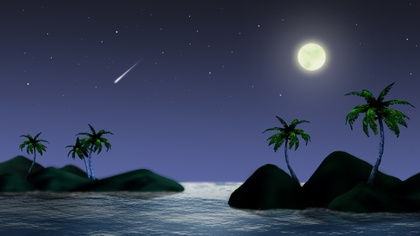
%> input picture assignmentB/b151220104/asset/image/moon.jpg, 420 x 236 px, shrunk from 1366 x 768 before the run
$ octave edge_test.m   (GNU Octave 9; MATLAB toolbox functions it lacks are replaced by stand-ins)
%> lines starting %> are read from the running program, lines starting %| are printed output that depends on the picture; in (x1, y1, x2, y2) boxes, pixels count from 0 and x2, y2 are one past the last pixel; in counts of white or black regions, pixels touching at a corner belong together; the program's own positions count from 1
%> further down, imgTest is the input picture: size 236x420x3 uint8; mean R, G, B 52.9, 61.7, 85.4
%> `sobel = edge(imgTestGray, 'sobel');`: sobel: size 236x420 logical; 3.8% white in thin lines or dots
### assignmentB/b151220104/code/Sobel.m
function sobel = Sobel(image)
[m,n] = size(image);
%> m = 236; n = 420
image = double(image);
uSobel = image;
for i = 2: m - 1
    for j = 2: n - 1
        Gx = (image(i+1,j-1) + 2*image(i+1,j) + image(i+1,j+1)) - (image(i-1,j-1) + 2*image(i-1,j) + image(i-1,j+1));
        Gy = (image(i-1,j+1) + 2*image(i,j+1) + image(i+1,j+1)) - (image(i-1,j-1) + 2*image(i,j-1) + image(i+1,j-1));
        uSobel(i,j) = sqrt(Gx^2 + Gy^2);
    end
end
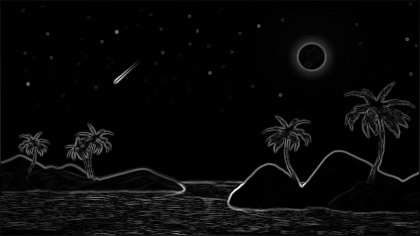
%> uSobel: size 236x420 double; min 0, max 774.2, mean 28; drawn with min black and max white
%归一化
Max = max(max(uSobel));
%> Max = 774.2
if Max ~= 0
     uSobel = uSobel / Max;
end
% 计算阈值
scale = 4;
cutoff = scale*mean2(uSobel);
%> cutoff = 0.145
thresh = sqrt(cutoff);
%> thresh = 0.381
sobel = zeros(m, n);
%二值化
for i = 1: m
    for j = 1: n
        if uSobel(i, j) > thresh
            sobel(i, j) = 1;
        end
    end
end
%> sobel: size 236x420 double; values 0 (black) and 1 (white), 0.59% white in thin lines or dots, all inside (x1, y1, x2, y2) = (26, 30, 419, 234)
%> `log = edge(imgTestGray, 'log');`: log: size 236x420 logical; 5.3% white in thin lines or dots

### assignmentB/b151220104/code/Log.m
function log = Log(input_image)
[m,n]=size(input_image);
% 高斯拉普拉斯
sigma=2;
fsize=ceil(sigma*3)*2+1;
op=fspecial('log',fsize,sigma);
op=op-sum(op(:))/numel(op);
b=filter2(op,input_image);
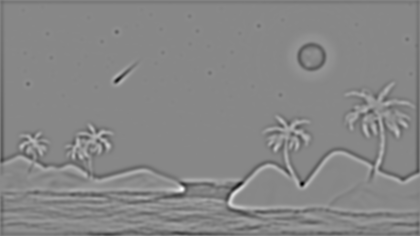
%> b: size 236x420 double; min -18.5, max 16.29, mean -0.132; drawn with min black and max white
thresh=1.75*mean2(abs(b));
%> thresh = 1.37
% 零点交叉判断边界
log = zeros(m, n);
for i=2:m-1
    for j=2:n-1
        if all(b(i, j)<0) && (b(i, j + 1)>0) && (abs(b(i, j + 1) - b(i, j)) > thresh)
            log(i, j) = 1;
        elseif all(b(i, j-1)>0) && (b(i, j)<0) && (abs(b(i,j-1)-b(i,j))>thresh)
            log(i, j) = 1;
        elseif all(b(i, j)<0) && (b(i+1,j)>0) && (abs(b(i,j)-b(i+1,j))>thresh)
            log(i, j) = 1;
        elseif all(b(i-1,j)>0) && (b(i,j)<0) && (abs(b(i-1,j)-b(i,j))>thresh)
            log(i, j) = 1;
        end
    end
end
%> log: size 236x420 double; values 0 (black) and 1 (white), 3.3% white in thin lines or dots, all inside (x1, y1, x2, y2) = (2, 29, 419, 235)

### assignmentB/b151220104/code/Canny.m
function canny = Canny(input_image)
[Ax, Ay] = size(input_image);
%> Ax = 236; Ay = 420
src = double(input_image);
m = zeros(Ax, Ay); % 梯度幅值
gradx = zeros(Ax, Ay);
grady = zeros(Ax, Ay);
sector = zeros(Ax, Ay); % 梯度方向
tempCanny = zeros(Ax, Ay);
canny = zeros(Ax, Ay);
for x = 1:(Ax-1)
    for y = 1:(Ay-1)
        gx = (src(x, y+1) - src(x, y) + src(x+1, y+1)  - src(x+1, y))/2;
        gy = (src(x+1, y) - src(x, y) + src(x+1, y+1) - src(x, y+1))/2;
        m(x,y) = sqrt(gx^2+gy^2) ;
        gradx(x, y) = gx/gy;
        grady(x, y) = gy/gx;

        theta = atand(gy/gx) + 90;
        if (theta >= 0 && theta < 45)
            sector(x,y) = 0;
        elseif (theta >= 45 && theta < 90)
            sector(x,y) = 1;
        elseif (theta >= 90 && theta < 135)
            sector(x,y) = 2;
        else
            sector(x,y) = 3;
        end
    end
end
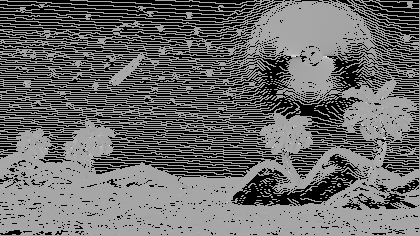
%> gradx: size 236x420 double; 35.39% of the values are NaN or infinite; the others: min -81, max 43, mean -0.00837; drawn with min black, max white, NaN and infinite black
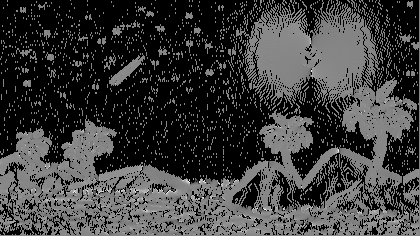
%> grady: size 236x420 double; 55.55% of the values are NaN or infinite; the others: min -55, max 49, mean -0.0197; drawn with min black, max white, NaN and infinite black
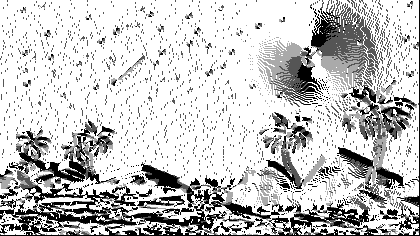
%> sector: size 236x420 double; min 0, max 3, mean 2.32; drawn with min black and max white

% 归一化
Max = max(max(m));
%> Max = 55.8
if Max ~= 0
    m = m / Max;
end

% 设置双阈值
highThresh = 0.3;
lowThresh = highThresh * 0.4;

for x = 2:Ax-1
    for y = 2:Ay-1
        E =  m(x, y+1);
        S =  m(x+1, y);
        W =  m(x, y-1);
        N =  m(x-1, y);
        NE = m(x-1, y+1);
        SE = m(x+1, y+1);
        NW = m(x-1, y-1);
        SW = m(x+1, y-1);

        if sector(x,y) == 0
            d = abs(grady(x,y));
            m1 = E*(1-d) + NE*d;
            m2 = W*(1-d) + SW*d;
        elseif sector(x,y) == 1
            d = abs(gradx(x,y));
            m1 = N*(1-d) + NE*d;
            m2 = S*(1-d) + SW*d;
        elseif sector(x,y) == 2
            d = abs(gradx(x,y));
            m1 = N*(1-d) + NW*d;
            m2 = S*(1-d) + SE*d;
        elseif sector(x,y) == 3
            d = abs(grady(x,y));
            m1 = W*(1-d) + NW*d;
            m2 = E*(1-d) + SE*d;
        end
        if m(x,y) >= m1 && m(x,y) >= m2
            if m(x,y) >= highThresh
                canny(x, y) = 1;
               	tempCanny(x, y) = highThresh;
            elseif m(x, y) >= lowThresh
                tempCanny(x, y) = lowThresh;
            else
                tempCanny(x,y) = 0;
            end
        else
            tempCanny(x,y) = 0;
        end
    end
end
%> canny: size 236x420 double; values 0 (black) and 1 (white), 1.1% white in thin lines or dots, all inside (x1, y1, x2, y2) = (1, 42, 419, 230)
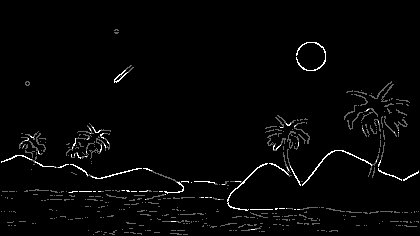
%> tempCanny: size 236x420 double; min 0, max 0.3, mean 0.00673; drawn with min black and max white
%> after the loop, d = 2; m1 = 0.13; m2 = 0

for x = 2:Ax-1
    for y = 2:Ay-1
        if tempCanny(x, y) == lowThresh
            tem = [tempCanny(x-1,y-1), tempCanny(x-1,y), tempCanny(x-1,y+1), ...
                tempCanny(x,  y-1), tempCanny(x,  y+1), tempCanny(x+1,y-1),...
                tempCanny(x+1,y), tempCanny(x+1,y+1)];
            if ~isempty(find(tem) == highThresh)
                canny(x,y) = 1;
            end
        end
    end
end
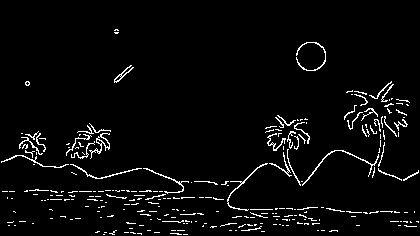
%> canny: size 236x420 double; values 0 (black) and 1 (white), 3.8% white in thin lines or dots, all inside (x1, y1, x2, y2) = (1, 29, 419, 235)
%> after the loop, tem = [0 0 0 0.12 0 0 0 0]

### assignmentB/b151220104/code/my_edge.m
function output = my_edge(input_image, type)
%in this function, you should finish the edge detection utility.
%the input parameter is a matrix of a gray image
%the output parameter is a matrix contains the edge index using 0 and 1
%the entries with 1 in the matrix shows that point is on the edge of the
%image
%you can use different methods to complete the edge detection function
%the better the final result and the more methods you have used, you will get higher scores
switch(type)
    case'canny'
        output = Canny(input_image);
    case 'log'
        output = Log(input_image);
    case 'sobel'
        output = Sobel(input_image);
end

### assignmentB/b151220104/code/edge_test.m
%DIP16 Assignment 2
%Edge Detection
%In this assignment, you should build your own edge detection and edge linking
%function to detect the edges of a image.
%Please Note you cannot use the build-in matlab edge and bwtraceboundary function
%We supply four test images, and you can use others to show your results for edge
%detection, but you just need do edge linking for rubberband_cap.png.
clc; clear all;
% Load the test image
% imgTest = imread('./asset/image/rubberband_cap.png');
imgTest = imread('./asset/image/moon.jpg');
imgTestGray = rgb2gray(imgTest);

% 高斯滤波
sigma = 1.5;
gausFilter = fspecial('gaussian', [5, 5], sigma);
filter_gray_image= imfilter(imgTestGray, gausFilter, 'replicate');


%now call your function my_edge, you can use matlab edge function to see
%the last result as a reference first
sobel = edge(imgTestGray, 'sobel');
mySobel = my_edge(imgTestGray, 'sobel');
log = edge(imgTestGray, 'log');
myLog = my_edge(imgTestGray, 'log');
canny = my_edge(filter_gray_image, 'canny');
myCanny = my_edge(filter_gray_image, 'canny');

figure;clf;
imshow(imgTestGray);
figure;clf;
subplot(3, 2, 1);imshow(sobel);title("自带的sobel");
subplot(3, 2, 2);imshow(mySobel);title("mysobel");
subplot(3, 2, 3);imshow(log);title("自带的log");
subplot(3, 2, 4);imshow(myLog);title("mylog");
subplot(3, 2, 5);imshow(canny);title("自带的canny");
subplot(3, 2, 6);imshow(myCanny);title("mycanny");

figure;imshow(sobel);
figure;imshow(mySobel);
figure;imshow(log);
figure;imshow(myLog);
figure;imshow(canny);
figure;imshow(myCanny);

% [31 lines of commented-out code are left out]
